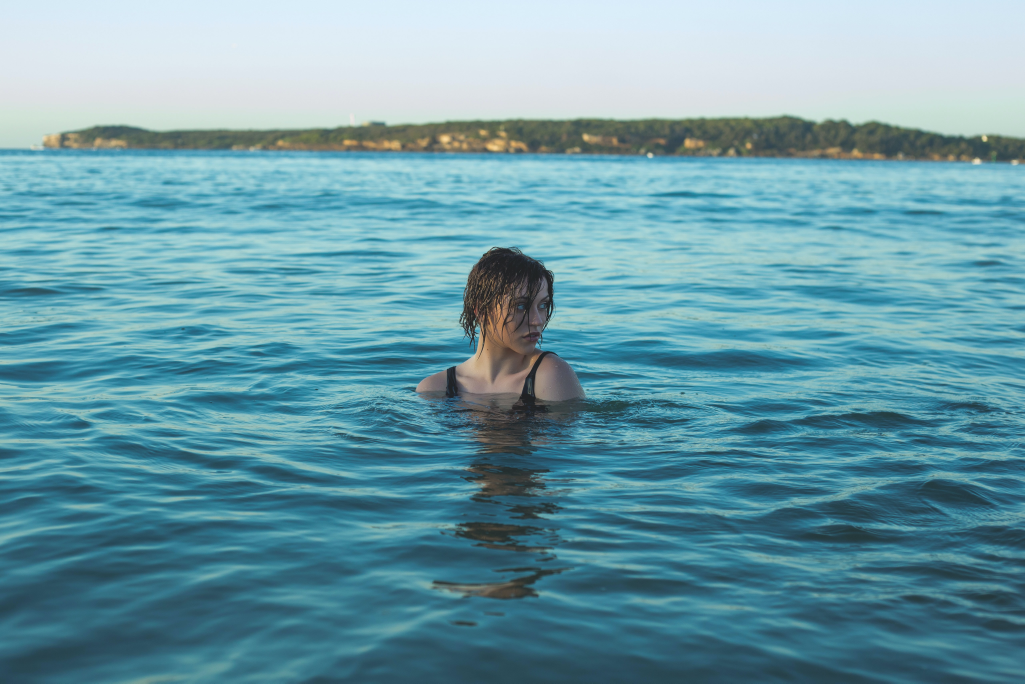
#> input picture Lecture/computer-vision/fezbot2000-TcFI-pB0gjo-unsplash.jpg, 5124 x 3416 px, found by its file name (shown at 1/5 size)
$ python 4.1_preprocessing.py
#> lines starting #> are read from the running program, lines starting #| are printed output that depends on the picture
import matplotlib.pyplot as plt
import cv2
import numpy as np

# [15 lines of commented-out code are left out]
"""
binary image (0, 255)이거로 표현하는 이유는 이미지에서 원하는 피사체의 모양을 좀 더 정확히 판단하기 위함.
종이에서 글씨를 분리, 배경에서 전경을 분리하는 작업 등

Thresholding이란, 여러 점수를 커트라인을 기준으로 합격과 불합격으로 나누는 것처럼 여러 값을 경계점을 기준으로
두 가지 분류로 나눈것이다. 이렇게 나눠지 두가지 색 즉 흑, 백이 바이너리 이미지를 만드는 가장 대표적인 방법이다.
"""

# [45 lines of commented-out code are left out]
"""
Otsu -> Nobuyuki Otsu이 만든 오츠 알고리즘
-> 유동적으로 사진에 맞는 threshold를 결정하기 위해 사용됨

"""

# [21 lines of commented-out code are left out]

"""
적응형 쓰레시홀드 적용
"""
# [40 lines of commented-out code are left out]

"""
알파 블랜딩 -> 가중치를줘서 이미지 합성을 그럴싸하게
"""
# [19 lines of commented-out code are left out]

"""
트랙바로 알파 블랜딩 해보기
"""
# [20 lines of commented-out code are left out]

"""
이미지를 분석하자 -> 히스토그램!!
"""
img1 = cv2.imread("/Users/Danny/Desktop/GitHub/coding-academy-suyeon/Lecture/computer-vision/fezbot2000-TcFI-pB0gjo-unsplash.jpg")
#> img1 is the input picture: shape (3416, 5124, 3); mean B, G, R 167.4, 155.2, 107.5
cv2.imshow('img', img1)

# cv2.calcHist(img, channel, mask, histSize, ranges)
channels = cv2.split(img1)
colors = ('b', 'g', 'r')
for (ch, color) in zip(channels, colors):
    hist = cv2.calcHist([ch], [0], None, [256], [0,256])
    plt.plot(hist, color = color)
#> this loop made 3 passes
#> color on passes 1 to 3: 'b', 'g', 'r'
plt.show()
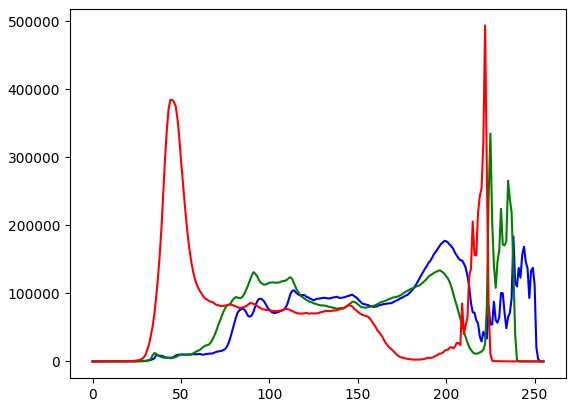
#> figure drawn by matplotlib, 1 panel; curve peaks at x = 238, y = 183446; curve peaks at x = 225, y = 334596; curve peaks at x = 222, y = 493538

$ run again, with Lecture/computer-vision/지코1.jpg copied over Lecture/computer-vision/fezbot2000-TcFI-pB0gjo-unsplash.jpg
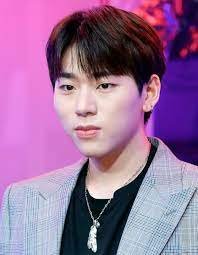
#> input picture Lecture/computer-vision/지코1.jpg, 198 x 255 px, found by its file name
#> img1 is the input picture: shape (255, 198, 3); mean B, G, R 153, 110.8, 152.2
#> the loop `for (ch, color) in zip(channels, colors):` made 3 passes
#> color on passes 1 to 3: 'b', 'g', 'r'
#> `plt.show()`:
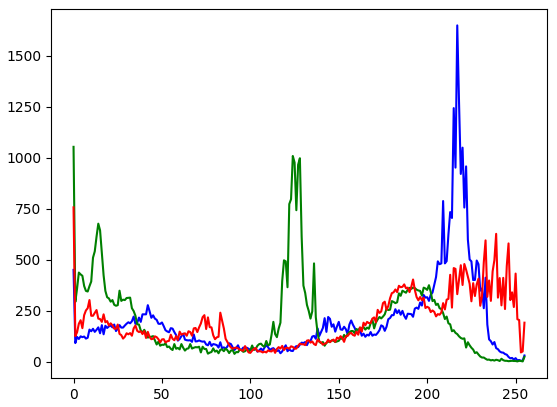
#> figure drawn by matplotlib, 1 panel; curve peaks at x = 217, y = 1650; curve peaks at x = 0, y = 1054; curve peaks at x = 0, y = 757

$ run again, with Lecture/computer-vision/street-381227.jpg copied over Lecture/computer-vision/fezbot2000-TcFI-pB0gjo-unsplash.jpg
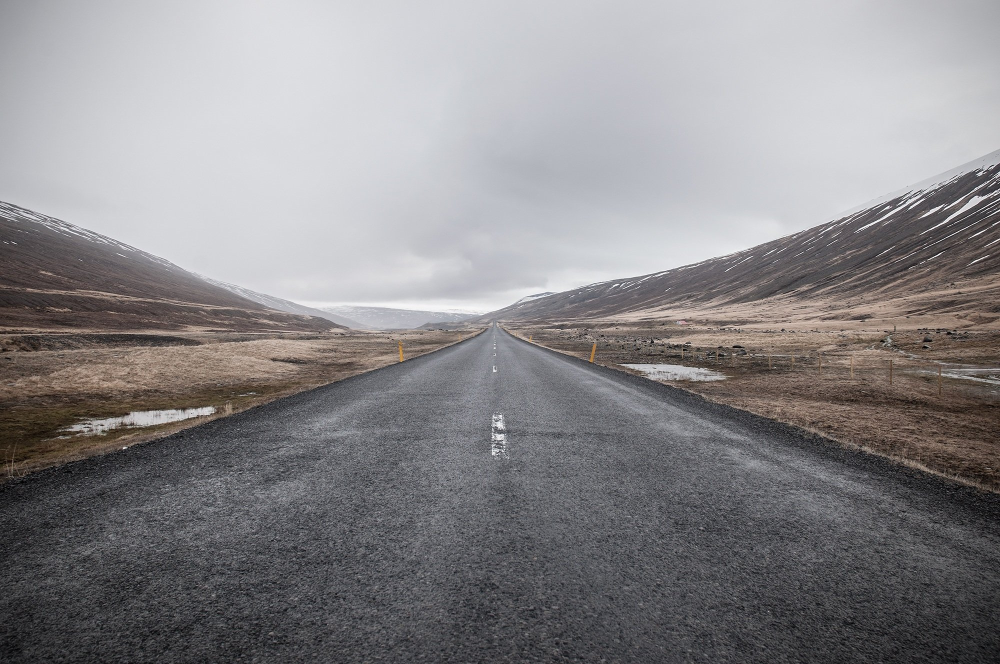
#> input picture Lecture/computer-vision/street-381227.jpg, 2000 x 1328 px, found by its file name (shown at 1/2 size)
#> img1 is the input picture: shape (1328, 2000, 3); mean B, G, R 137.3, 135.1, 137.1
#> the loop `for (ch, color) in zip(channels, colors):` made 3 passes
#> color on passes 1 to 3: 'b', 'g', 'r'
#> `plt.show()`:
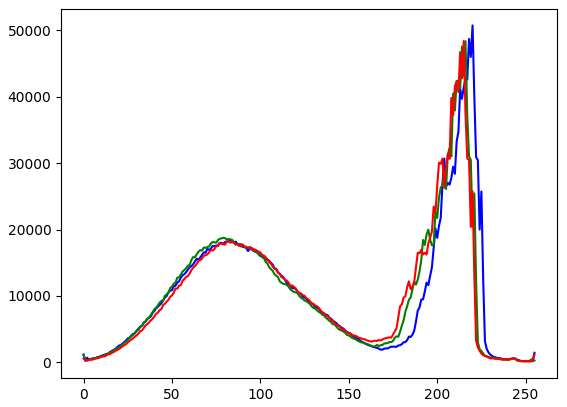
#> figure drawn by matplotlib, 1 panel; curve peaks at x = 220, y = 50719; curve peaks at x = 216, y = 48346; curve peaks at x = 215, y = 48368
